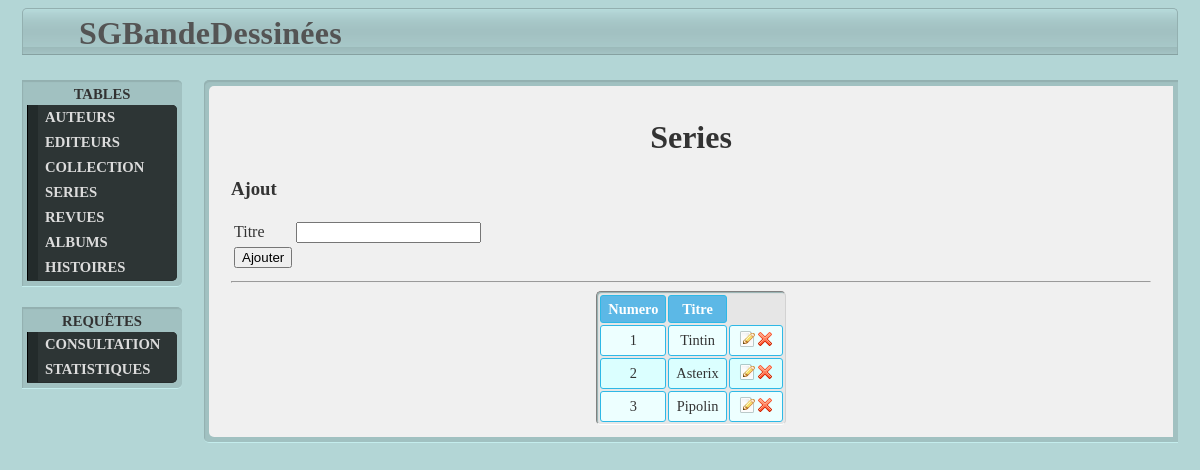
The page /mysql/serie.php on the database its author committed.
### tables this page shows
create table Serie (
   no_serie    int          not null,
   titre_serie varchar(255) not null,
   constraint pk_Serie primary key (no_serie)
);

### mysql/serie.php (the view, shortened to what this page needs)
<!DOCTYPE html PUBLIC "-//W3C//DTD XHTML 1.0 Strict//EN" "http://www.w3.org/TR/xhtml1/DTD/xhtml1-strict.dtd">
<html>
<head>
	<link rel="stylesheet" type="text/css" href="style.css" />
	<?php
	require "include.php";
	?>
</head>
<body>
<?php
	beginBody();
?>
<h1>Series</h1>
<h3>Ajout</h3>
<form action="serie.php" method="post">
<table>
<tr> <td> Titre </td> <td> <input type="text" name="titre_serie"></td></tr>
<tr> <td> <input type="submit" value="Ajouter"> <td> <tr>
</table>
</form>
<hr>
<table class="mysqlTable" border=1 cellpadding=5>
	<tr>
	<th>Numero</th>
	<th>Titre</th>
	</tr>
<?php
$query = "SELECT * FROM serie";
$result = mysql_query($query);
$i = 0;
while($r = mysql_fetch_array($result)) {
	if ($i%2 == 0) {
		echo "<tr>\n";
	} else {
		echo "<tr class=\"alt\">\n";
	}
	echo "<td>" . $r['no_serie'] . "</td>\n";
	echo "<td>" . $r['titre_serie'] . "</td>\n";
	echo "<td>";
	echo "<table class=\"innerTable\"><tr><td>";
	button('serie.php', array('no_serie' => $r['no_serie']), 'edit', 'Editer');
	echo "</td><td>";
	button('serie.php', array('no_serie' => $r['no_serie']), 'delete', 'Supprimer');
	echo "</td></tr></table>";
	echo "</td>";
	echo "</tr>";
	$i++;
}
?>
</table>
<?php
endBody();
?>
</body>
</html>

### mysql/include.php (shortened to what this page needs)
<?php
function button($action, $attrs, $val, $txt) {
	echo "<form action='" . $action . "' method='post'>"
	   . "<input type='hidden' name='action' value='".$val."'>";
	if ($txt == 'Supprimer') {
		echo " <input type=\"image\" title=\"" . $txt .
			"\" name=\"Delete\" border=\"0\" src=\"delete-icon.png\"
			width=\"16px\" height=\"16px\">";
	}
	else if ($txt == 'Editer') {
		echo " <input type=\"image\" title=\"" . $txt .
			"\" name=\"Edit\" border=\"0\" src=\"edit-icon.png\"
			width=\"16px\" height=\"16px\">";
	}
	else {
		echo "<input type='submit' value='".$txt."'>";
	}
	echo "</form>\n";
}
function beginBody() {
	echo "
		<header>
		<h1 id=\"nav\"><a href=\"index.php\">SGBandeDessinées</a></h1>
		</header>
		<table id=\"bodytotal\">
		<tbody>
		<tr>
		<td id=\"colonne\">
		<dl class=\"menubordure\">
		<dt>Tables</dt>
		<dd> <ul>
		<li><a href=\"author.php\">Auteurs</a></li>
		<li><a href=\"editor.php\">Editeurs</a></li>
		<li><a href=\"collection.php\">Collection</a></li>
		<li><a href=\"serie.php\">Series</a></li>
		<li><a href=\"mag.php\">Revues</a></li>
		<li><a href=\"album.php\">Albums</a></li>
		<li><a href=\"story.php\">Histoires</a></li>
		</ul> </dd>
		</dl>
		<dl class=\"menubordure\">
		<dt>Requêtes</dt>
		<dd> <ul>
		<li><a href=\"request.php\">Consultation</a></li>
		<li><a href=\"statistics.php\">Statistiques</a></li>
		</ul> </dd>
		</dl>
		</td>
		<td id=\"mainbordure\">
		<div id=\"mainframe\">
		";
}
function endBody() {
	echo "
		</div>
		</td>
		</tr>
		</tbody>
		</table>
		";
}
?>

### mysql/style.css (style rules this page uses)
a:link, a:visited { color: rgb(170, 170, 170); text-decoration: none; }
body { background-color: rgb(179, 214, 214); padding: 0px; margin-left: auto; margin-right: auto; width: 1160px; }
#bodytotal { padding: 20px 0px 0px; }
header { background: url("header.png") repeat-x scroll center top rgb(0, 0, 0); background-color: rgb(200, 200, 224); margin-left: 2px; margin-right: 2px; border-radius: 5px 5px 0px 0px; min-height: 45px; box-shadow: 0px 1px 0px rgba(0, 0, 0, 0.25); border-top: 1px solid rgb(147, 176, 176); border-left: 1px solid rgb(147, 176, 176); border-right: 1px solid rgb(147, 176, 176); }
#nav { letter-spacing: 0.2px; padding: 0px 50px; margin: 6px; float: left; display: block color: rgb(104, 104, 104); }
#nav a { color: rgb(84, 84, 84); }
#colonne { width: 160px; text-align: center; vertical-align: top; color: rgb(50, 50, 50); font-size: 11pt; padding: 0px; margin: 0px; }
.menubordure { background-color: rgb(161, 193, 193); padding: 5px; margin: 0px 0px 20px; width: 150px; border-radius: 0px 5px 5px 0px; box-shadow: 1px 1px 1px 0px rgb(147, 176, 176) inset; border-top: 1px solid rgb(147, 176, 176); border-bottom: 1px solid rgb(196, 237, 237); }
#colonne dt { text-align: center; font-weight:bold; text-transform:uppercase; padding: 0px 0px 2px 0px; }
#colonne dd { margin: 0px; text-align: center; background-color: rgb(35, 43, 43); border-left: 1px solid rgb(0, 0, 0); border-bottom: 1px solid rgb(39, 46, 46); border-radius: 0px 5px 5px 0px; color: rgb(240, 240, 240); }
#colonne ul { list-style: none outside none; background-color: rgb(45, 53, 53); margin: 0px 0px 0px 10px; padding: 0px; border-radius: 0px 5px 5px 0px; }
#colonne a:link, #colonne a:visited { display:block; border-radius: 0px 5px 5px 0px; font-weight:bold; text-transform:uppercase; color:rgb(220, 220, 220); background-color: rgb(45, 53, 53); text-align: left; padding: 4px 7px; text-decoration:none; }
#mainbordure { background-color: rgb(161, 193, 193); margin: 0px 0px 0px 20px; display:block; list-style: none outside none; padding: 5px; border-radius: 5px 0px 0px 5px; min-height: 50px; box-shadow: 1px 1px 1px 0px rgb(147, 176, 176) inset; border-top: 1px solid rgb(147, 176, 176); border-bottom: 1px solid rgb(196, 237, 237); }
#mainframe { color: #333333; margin: 0px; padding: 10px 20px; background-color: rgb(240, 240, 240);; border-radius: 5px 0px 0px 5px; display: table; min-width: 924px; }
#mainframe h1 { text-align: center; }
.mysqlTable { background-color: rgb(230, 230, 230);; text-align: center; margin-left: auto; margin-right: auto; border: 1; padding-top: 1px; padding-left: 1px; border-radius: 5px; border-bottom: 1px solid rgb(255, 255, 255); border-right: 1px solid rgb(210, 210, 210); box-shadow: 1px 1px 1px 0px rgb(147, 176, 176) inset; }
.mysqlTable th, .mysqlTable td { font-size:0.9em; border:1px solid #2EB8E6; padding:3px 7px 2px 7px; border-radius: 3px; }
.mysqlTable th { font-size:0.9em; padding-top:5px; padding-bottom:4px; background-color:#5CB8E6; color:#ffffff; }
.mysqlTable td { background-color:#EDFFFF; }
.mysqlTable tr.alt td { background-color:#DBFFFF; }
.innerTable th, .innerTable td { border:0px; padding:0px 0px 0px 0px; }

### rows shown on the page
serie: no_serie "1", titre_serie "Tintin"
serie: no_serie "2", titre_serie "Asterix"
serie: no_serie "3", titre_serie "Pipolin"
